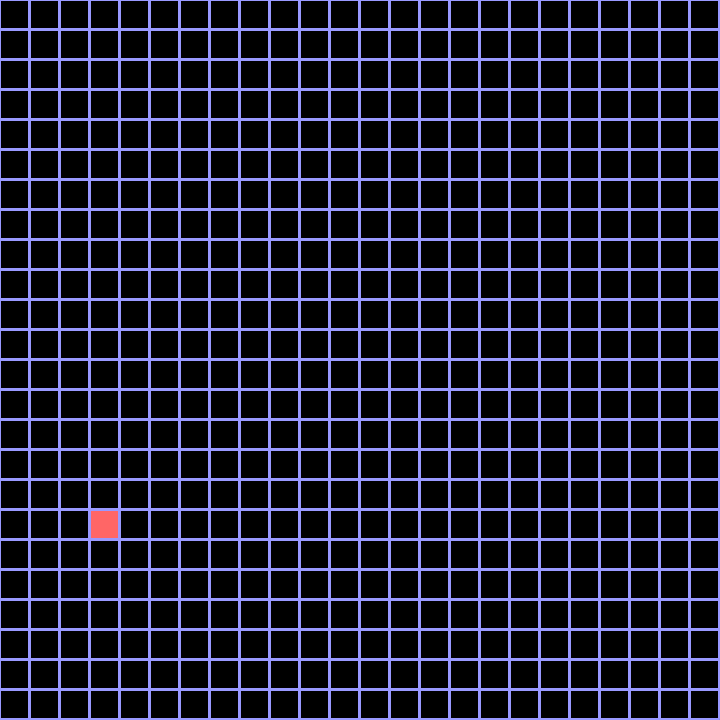
Frame 1 (no input)
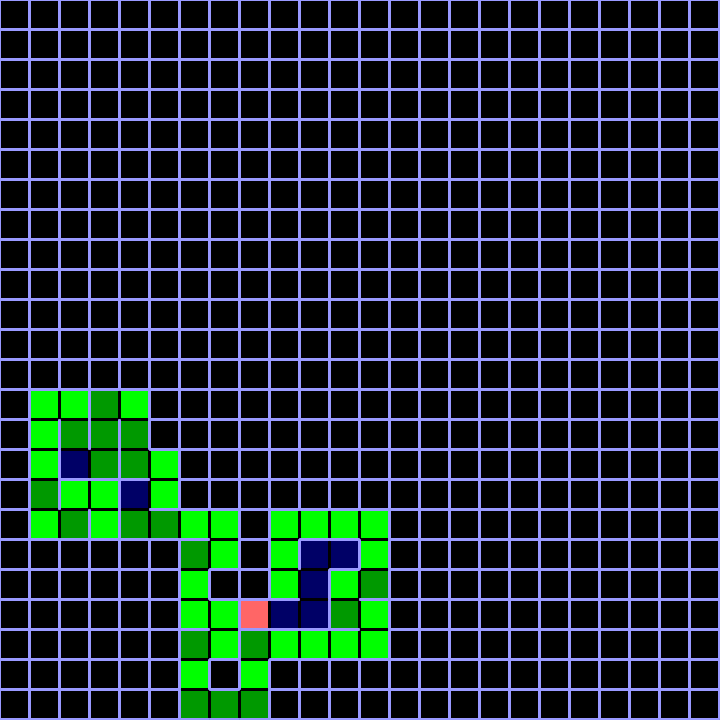
Frame 60 (no input)
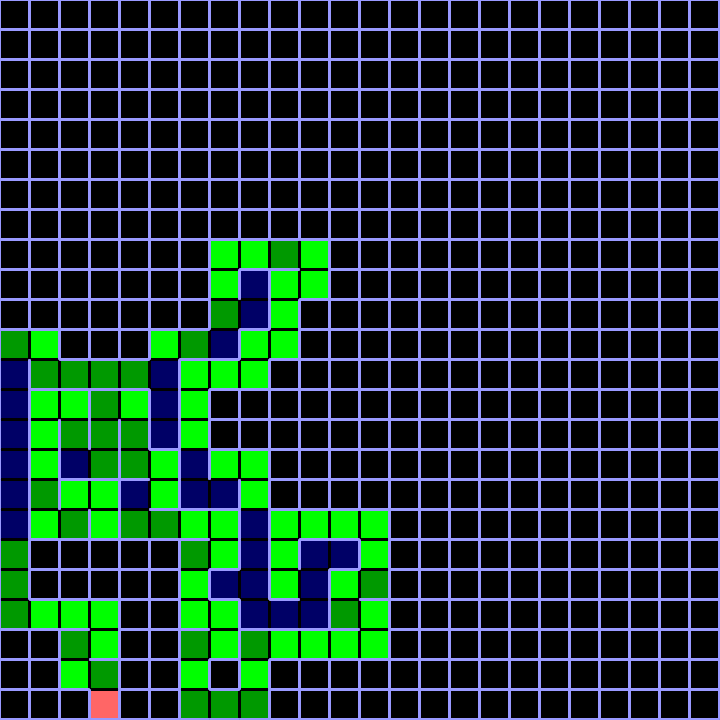
Frame 120 (the mouse pressed at the canvas centre since frame 60)

The p5.js sketch that drew these frames (run headless with seeded random() and noise() and a simulated clock; from frame 60 on, the mouse is pressed at the canvas centre):

// p5.js sketch
// ── sketch.js
var cols, rows;
var cellsize = 30;
var grid = [];
var stack = [];
var current;
var done = false;

function cell(r, c)
{
	if (r < 0 || c < 0 || r >= rows || c >= cols)
		return undefined;
	return grid[r * cols + c];
}

function setup()
{
	// frameRate(10);
	createCanvas(720, 720);
	strokeWeight(2);

	cols = floor(width / cellsize);
	rows = floor(height / cellsize);

	for (var i = 0; i < rows; ++i)
		for (var j = 0; j < cols; ++j)
			grid.push(new Cell(i, j));

	current = grid[floor(random(grid.length))];
}

function draw()
{
	background(0, 0, done ? 102 : 0);

	for (var i = 0; i < grid.length; ++i)
		grid[i].show();

	if (!done) {
		current.visited = true;
		var next = current.next();
		if (next)
			current = next;
		else if (stack.length)
			current = stack.pop();
		else
			done = true;
	}
}

// ── cell.js
class Cell {

	constructor(r, c) {
		this.row = r;
		this.col = c;
		this.walls = [true, true, true, true];
		this.visited = false;
		this.todo = 4;
	}

	show() {

		var x1 = this.col * cellsize;
		var y1 = this.row * cellsize;
		var x2 = x1 + cellsize - 1;
		var y2 = y1 + cellsize - 1;

		if (done)
			stroke(255);
		else
			stroke(153, 153, 255);

		if (this.walls[0])
			line(x1, y1, x2, y1); // top
		if (this.walls[1])
			line(x2, y1, x2, y2); // right
		if (this.walls[2])
			line(x2, y2, x1, y2); // bottom
		if (this.walls[3])
			line(x1, y2, x1, y1); // left

		if (!done) {
			if (this === current) {
				noStroke();
				fill(255, 102, 102);
				rect(x1 + 1, y1 + 1, cellsize - 3, cellsize - 3);
			}
			else if (this.visited) {
				noStroke();
				if (this.todo)
					fill(0, 51 + 102 * this.todo, 0);
				else
					fill(0, 0, 102);
				rect(x1 + 1, y1 + 1, cellsize - 3, cellsize - 3);
			}
		}
	}

	next() {

		var free = [];
		var n;

		function checkfree(a, dx, dy) {
			var c;
			if (c = cell(a.row + dy, a.col + dx))
				if (!c.visited)
					free.push(c);
		}

		checkfree(this, 0, -1);  // top
		checkfree(this, 1,  0);  // right
		checkfree(this, 0,  1);  // bottom
		checkfree(this, -1, 0);  // left

		if (free.length == 0) {
			this.todo = 0;
			return undefined;
		}

		this.todo = free.length - 1;

		if (free.length == 1)
			n = free[0];
		else {
			n = free[floor(random(free.length))];
			stack.push(this);
		}

		var hor = n.col - this.col;
		var ver = n.row - this.row;

		if (ver == -1) {          // top
			this.walls[0] = false;
			n.walls[2] = false;
		}
		else if (hor == 1) {      // right
			this.walls[1] = false;
			n.walls[3] = false;
		}
		else if (ver == 1) {      // bottom
			this.walls[2] = false;
			n.walls[0] = false;
		}
		else {                     // left
			this.walls[3] = false;
			n.walls[1] = false;
		}

		return n;
	}
}
